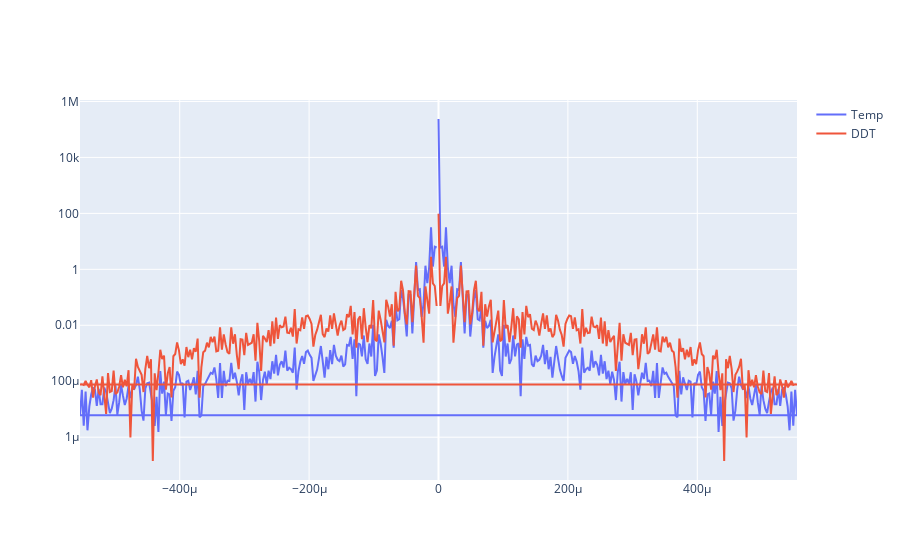

The notebook cell saved with this chart:
### Code cell
fig = go.Figure()

# fig.add_trace(go.Scatter(
#     x=f[f>=0],
#     y=psd_temp[f>=0], 
#     name="Window",
#     mode='lines',
# ))

fig.add_trace(go.Scatter(
    x=f,
    y=psd_temp, 
    name="Temp",
    mode='lines',
))

fig.update_yaxes(type="log")


fig.add_trace(go.Scatter(
    x=f,
    y=psd_ddt, 
    name="DDT",
    mode='lines',
))

### Figure 1 — Plotly figure (JSON) as saved in the notebook; plotly's stock layout.template omitted (floating-point values rounded to 4 significant figures; data arrays with more than 128 entries replaced by an {"elided": "..."} marker saying what was removed)
{"data": [{"mode": "lines", "name": "Temp", "type": "scatter", "x": {"elided": "385 float values"}, "y": {"elided": "385 float values"}}, {"mode": "lines", "name": "DDT", "type": "scatter", "x": {"elided": "385 float values"}, "y": {"elided": "385 float values"}}], "layout": {"yaxis": {"type": "log"}}}
